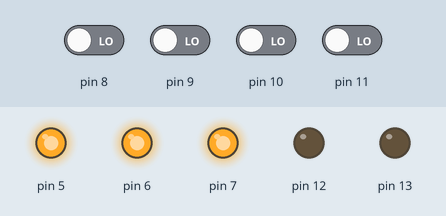
This sketch was run on a simulated Arduino Uno, built with avr-gcc and run on an emulated ATmega328P. Shown: output pins drawn as LEDs (lit = HIGH). The inputs (shaded band) are chosen by the test bench; at power-on: pin 8–11 LOW. Pins used as bus, display or sensor lines are not drawn.

Above: at 0.1 s.
Timing chart, 0 to 1.6 s (numbered marks = the images above):
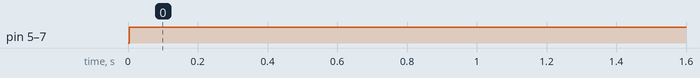

The sketch:

receiver_interrupt_setup.ino
```cpp
#include <Wire.h>                          //Gyro comm I2C
#include <EEPROM.h>                        //Store on EEPROM


//Global variables
int escPulse1, escPulse2, escPulse3, escPulse4;
//values may change at any point from Interrupt routines
//receiver inputs
// 1 --> left/right RJ | 2 --> up/down RJ | 3 --> Throttle up/down LJ | 4 --> left/right LJ
//raw receiver INPUTS
volatile int receiverInput1, receiverInput2, receiverInput3, receiverInput4;

//Values for prior pin state
int latestChannel, latestChannel2, latestChannel3, latestChannel4;
//Channel timers for output
unsigned long channelTimer1, channelTimer2, channelTimer3, channelTimer4;
//Outputs to ESCs
int escOutputs[4], escThrottle;

//TODO: change to 0 for start routine
int startMotors = 2;


unsigned long currentTime, loopTimer, eTimer;

//Other function declarations
void pulseESC(void);


void setup() {
  Wire.begin();   //I2C comm, master
  TWBR = 12;      //I2C clock, 400khz
  //TODO: configure digital pins 4,5,6,7,12,13 as outputs
  //set registers
  DDRD |= B11110000;
  DDRB |= B00110000;

  //set interrupt pins
  //digital pins 8,9,10,11 to trigger interrupt on change
  //as per atmega328 datasheet
  PCICR |= (1 << PCIE0);
  PCMSK0 |= (1 << PCINT0);
  PCMSK0 |= (1 << PCINT1);
  PCMSK0 |= (1 << PCINT2);
  PCMSK0 |= (1 << PCINT3);

  //TODO: gyro calibrations
  //NOTE: in gyro calib, call
  pulseESC_NOBEEP();
  //Pulse esc's so no beeping


  //TODO: Wait for transmitter to set at lowest position
  //convert receiver signals to 1000-2000us pulse
  //NOTE: in transmitter calib, call
  // pulseAllESC();
  //Pulse esc's so no beeping

  //TODO: Determine battery voltage, and signal low battery
  // Use Analog Pin


}

void loop() {

  //Motor start with low throttle, yaw left (prelude)
  //if(receiverInput3 < 1050 && receiverInput4<1050){ startMotors = 1;}
  //yaw back to center starts motors
  //if(startMotors == 1 && receiverInput3 < 1050 && receiverInput4 > 1450){startMotors = 2;}
  //TODO: reset PID controls here

  //stopping motors
  //if(startMotors == 2 && receiverInput3 < 1050 && receiverInput4 > 1950){startMotors = 0;}
  //Motor control with controller (NO AUTO LEVEL)
  if(startMotors == 2)
  {
    escPulse1 = escThrottle; //receiverInput3 is Throttle;

    if(escPulse1 < 1100 && startMotors == 2)
    {
       escPulse1 = 1100;
    }
    else if(escPulse1 > 2000 && startMotors == 2)
    {
      escPulse1 = 2000;
    }
    else if(startMotors != 2)
    {
      //prevent beeping
      escPulse1 = 1000;
    }
  }

  while(micros() - loopTimer < 4000);
  loopTimer = micros();

  pulseESC_OUTPUT();

}


//Other functions
void pulseESC_NOBEEP()
{
  PORTD |= B11110000;//Set digital port 4, 5, 6, 7 high.
  delayMicroseconds(1000);//Wait 1000us.
  PORTD &= B00001111;//Set digital port 4, 5, 6, 7 low.
  delay(2);
}

//pulsing esc pins
void pulseESC_OUTPUT()
{
  loopTimer = micros();
  PORTD |= B11110000; //set outputs for escs to HIGH
  channelTimer1 = escPulse1 + loopTimer;

  while(PORTD>=16)
  {
    eTimer = micros();
    //digital port 4
    if(channelTimer1 <= eTimer){  PORTD &= B11101111; }
  }
}

//TODO: Setup intterupt service routines
ISR(PCINT0_vect)
{
  currentTime = micros();
  //CHANNEL 3 (THROTTLE) up/down LJ
  //Is input 10 high?
  if(PINB & B00000100)
  {
    //if last time it was LOW signal, then we have a new pulse, start timer
    if(latestChannel3 == 0)
    {
      //set latestChannel3 to HIGH
      latestChannel3 == 1;
      //set channelTimer3 to currentTime
      channelTimer3 = currentTime;
    }
  }
  //otherwise input 10 is LOW and changed from HIGH to LOW, stop timer count, and send throttle pulse to ESC
  else if(latestChannel3 == 1)
  {
    //set latestChannel3 to LOW
    latestChannel3 == 0;
    //set new output Pulse duration to ESC
    escThrottle = currentTime - channelTimer3;

  }

}
```

Measured:
- by itself, pin 5–7: LOW → HIGH at 0.00 s
